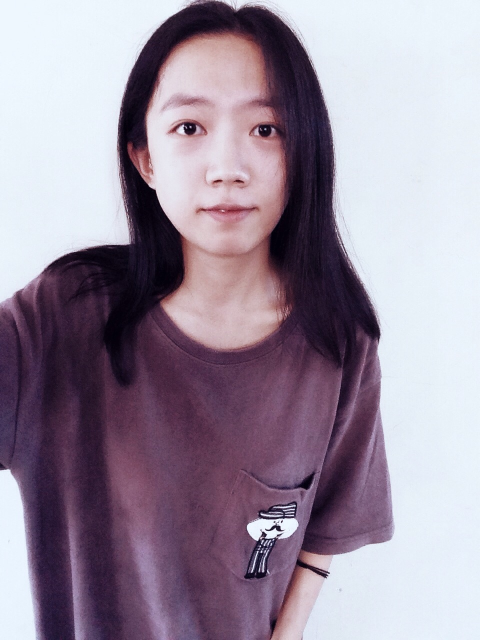
#> input picture ascii/1.JPG, 960 x 1280 px (shown at 1/2 size)
$ python ascii.py 1.JPG   (Python 2 division)
#> lines starting #> are read from the running program, lines starting #| are printed output that depends on the picture
#coding:UTF-8
from PIL import Image
import argparse


parser = argparse.ArgumentParser()
parser.add_argument('file',help = "input_file_name")
parser.add_argument('-o','--output')
parser.add_argument('--width',type = int,default = 80)
parser.add_argument('--height',type = int,default=80)

args = parser.parse_args()

IMG = args.file
WIDTH = args.width
HEIGHT = args.height
OUTPUT = args.output

ascii_char = list("$@B%&&WM#*oahkbdpqwmZO0QLCJUYXzcvunxrjft/\()1{}[]?-_+~<>i|!lI;:,\"^'.]")

#256灰度转字符
def get_char(r,b,g,alpha = 256):
    if alpha == 0:
        return ' '
    length = len(ascii_char)
    gray = int(0.2126*r + 0.7152*g + 0.0722*b)

    unit = (256.0+1)/length
    return ascii_char[int(gray/unit)]

if __name__ == '__main__':
    im = Image.open(IMG)
#> im is the input picture: PIL image 960x1280 RGB; mean R, G, B 154.1, 141.5, 157.7
    im = im.resize((WIDTH,HEIGHT),Image.NEAREST)
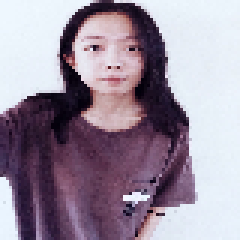
#> im: PIL image 80x80 RGB (shown 3 times larger); mean R, G, B 154.5, 141.8, 158.1

    txt = ""

    for i in range(HEIGHT):
        for j in range(WIDTH):
            txt += get_char(*im.getpixel((j,i)))
        txt += '\n'
    print txt
#> (printed output is left out)

    if OUTPUT:
        with open(OUTPUT,'w') as f:
            f.write(txt)
    else:
        with open("output.txt",'w') as f:
            f.write(txt)
